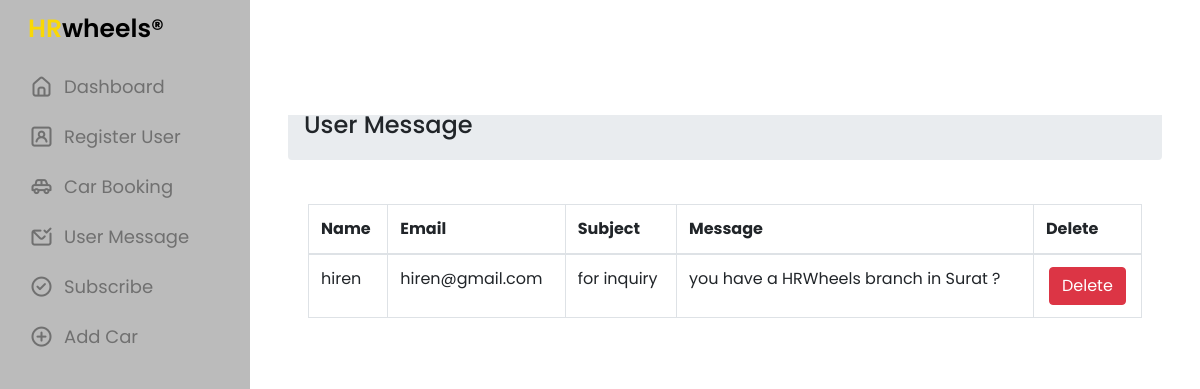
The app's page /admin_page/user_message.php (signed in) with its own data.
### tables this page shows
CREATE TABLE `get_in_touch` (
  `tname` varchar(50) NOT NULL,
  `temail` varchar(50) NOT NULL,
  `tsubject` varchar(50) NOT NULL,
  `tmessage` varchar(100) NOT NULL
);

### admin_page/user_message.php (the view, shortened to what this page needs)
<!DOCTYPE html>
<html lang="en">
<head>
    <link rel="stylesheet" href="s.css">
    <link rel="stylesheet" href="https://unicons.iconscout.com/release/v4.0.0/css/line.css">
    <link href="../bootstrap/css/bootstrap.min.css" rel="stylesheet"/>
</head>
<body>
    <nav>
        <div class="logo-name">
            <span class="logo_name" style="color: black; font-size: 25px; font-weight:600;"><span style="color: #f9d806;">HR</span>wheels&reg;</span>
        </div>
        <div class="menu-items" style="background-color: #bbb; padding: 63px; margin-top: -49px; width: 261px; margin-left: -18px; height: 1080px;">
            <ul class="nav-links" style="margin-left: -40px;">
                <li>
                    <a href="dashboard.php"><i class="uil uil-estate"></i><span class="link-name">Dashboard</span></a>
                </li>
                <li>
                    <a href="register_user.php"><i class="uil uil-user-square"></i><span class="link-name">Register User</span></a>
                </li>
                <li>
                    <a href="car_book.php"><i class="uil uil-car-sideview"></i><span class="link-name">Car Booking</span></a>
                </li>
                <li>
                    <a href="user_message.php"><i class="uil uil-envelope-check"></i><span class="link-name">User Message</span></a>
                </li>
                <li>
                    <a href="subscribe.php"><i class="uil uil-check-circle"></i><span class="link-name">Subscribe</span></a>
                </li>
                <li>
                    <a href="see_car.php"><i class="uil uil-plus-circle"></i><span class="link-name">Add Car</span></a>
                </li>
            </ul>
        </div>
    </nav>
    <section class="dashboard">
        <div class="top" style="display: flex;">
        </div>
        <div class="container-fluid px-4">
                <ol class="breadcrumb mb-4">
                   <li class="breadcrumb-item" style="margin-top: 65px;"><h4>User Message</h4></li>
                </ol>
            <div class="row">
                    <div class="col-md-12">
                        <div class="card-body">
                            <table class="table table-bordered table-hover">
                                <thead>
                                    <tr>
                                        <th>Name</th>
                                        <th>Email</th>
                                        <th>Subject</th>
                                        <th>Message</th>
                                        <th>Delete</th>
                                    </tr>
                                </thead>
                                <tbody>
                                    <?php
                                        require 'connection.php';
                                        $query = "SELECT * FROM get_in_touch";
                                        $query_run = mysqli_query($con,$query);
                                            if(mysqli_num_rows($query_run) > 0)
                                                {
                                                    foreach($query_run as $row)
                                                        {
                                                            ?>
                                                                <tr>
                                                                    <td><?= $row['tname']; ?></td>
                                                                    <td><?= $row['temail']; ?></td>
                                                                    <td><?= $row['tsubject']; ?></td>
                                                                    <td><?= $row['tmessage']; ?></td>
                                                                    <td style="text-align: center;"><button class="btn btn-danger"><a style="color: white;" href="admin_page_delete/message_delete.php?delete=<?php echo $row['temail']; ?>">Delete</a></button></td>
                                                                </tr>
                                                            <?php
                                                        }
                                                }
                                            else
                                                {
                                                    ?>
                                                        <tr>
                                                                <td colspan="9">No Recored Found</td>
                                                        </tr>
                                    <?php
                                                }
                                    ?>
                                </tbody>
                            </table>
                        </div>
                    </div>
            </div>
        </div>
    </section>
</body>
</html>

### admin_page/s.css (style rules this page uses)
* { margin: 0; padding: 0; box-sizing: border-box; font-family: 'Poppins', sans-serif; }
:root { --primary-color: whitesmoke; --panel-color: #FFF; --text-color: #000; --black-light-color: #707070; --border-color: #e6e5e5; --toggle-color: #DDD; --box1-color: #4DA3FF; --box2-color: #FFE6AC; --box3-color: #E7D1FC; --title-icon-color: #fff; --tran-05: all 0.5s ease; --tran-03: all 0.3s ease; --tran-03: all 0.2s ease; }
body { min-height: 100vh; background-color: whitesmoke; }
nav { position: fixed; top: 0; left: 0; height: 100%; width: 250px; padding: 10px 14px; background-color: #bbb; border-right: 1px solid var(--border-color); transition: var(--tran-05); }
nav .logo-name { display: flex; align-items: center; color: black; font-size: 25px; }
nav .logo-name .logo_name { font-size: 22px; font-weight: 600; color: var(--text-color); margin-left: 14px; transition: var(--tran-05); }
nav .menu-items { margin-top: 40px; height: calc(100% - 90px); display: flex; flex-direction: column; justify-content: space-between; }
.menu-items li { list-style: none; }
.menu-items li a { display: flex; align-items: center; height: 50px; text-decoration: none; position: relative; }
.menu-items li a i { font-size: 24px; min-width: 45px; height: 100%; display: flex; align-items: center; justify-content: center; color: var(--black-light-color); }
.menu-items li a .link-name { font-size: 18px; font-weight: 400; color: var(--black-light-color); transition: var(--tran-05); }
.dashboard { position: relative; left: 250px; background-color: var(--panel-color); min-height: 100vh; width: calc(100% - 250px); padding: 10px 14px; transition: var(--tran-05); }
.dashboard .top { position: fixed; top: 0; left: 250px; display: flex; width: calc(100% - 250px); justify-content: space-between; align-items: center; padding: 10px 14px; background-color: var(--panel-color); transition: var(--tran-05); z-index: 10; }

### records on screen
get_in_touch: tname "hiren", temail "hiren@gmail.com", tsubject "for inquiry", tmessage "you have a HRWheels branch in Surat ?"
